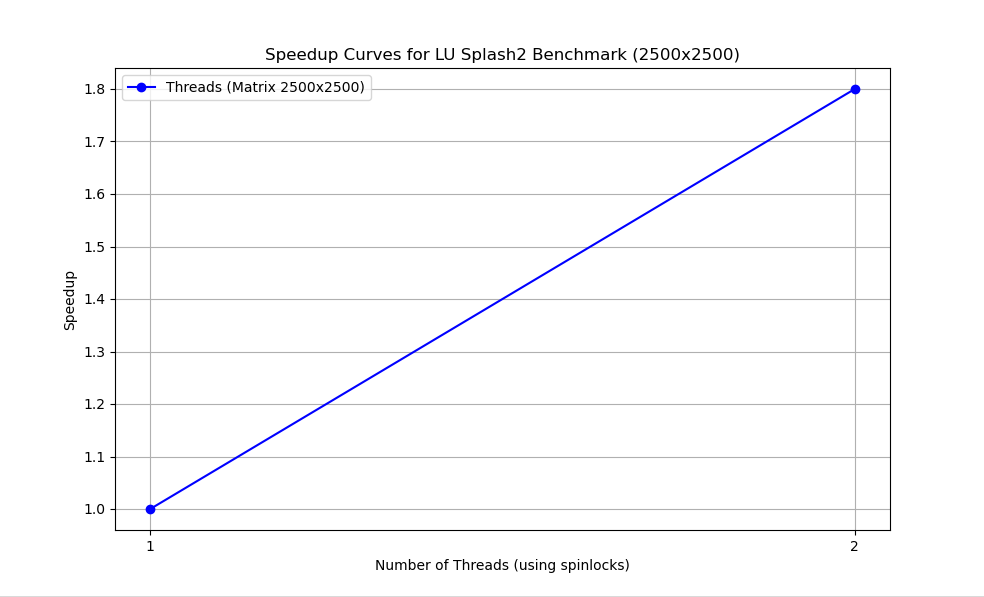

Recreate this plot in Python.
import matplotlib.pyplot as plt

# Number of threads or processes
procs_t = [1, 2]

speedup_threads = [1.0, 1.8]      # Speedup with threads

# Input size example (e.g., NxN matrices)
input_size = '2500x2500'

# Plot the speedup curves
plt.figure(figsize=(10, 6))
plt.plot(procs_t, speedup_threads, 'o-', label=f'Threads (Matrix {input_size})', color='blue')

# Plot settings
plt.xlabel('Number of Threads (using spinlocks)')
plt.ylabel('Speedup')
plt.title(f'Speedup Curves for LU Splash2 Benchmark ({input_size})')
plt.legend(loc='upper left')
plt.grid(True)
plt.xticks(procs_t)  # Ensure x-axis shows all process/thread counts

# Show the plot
plt.show()
